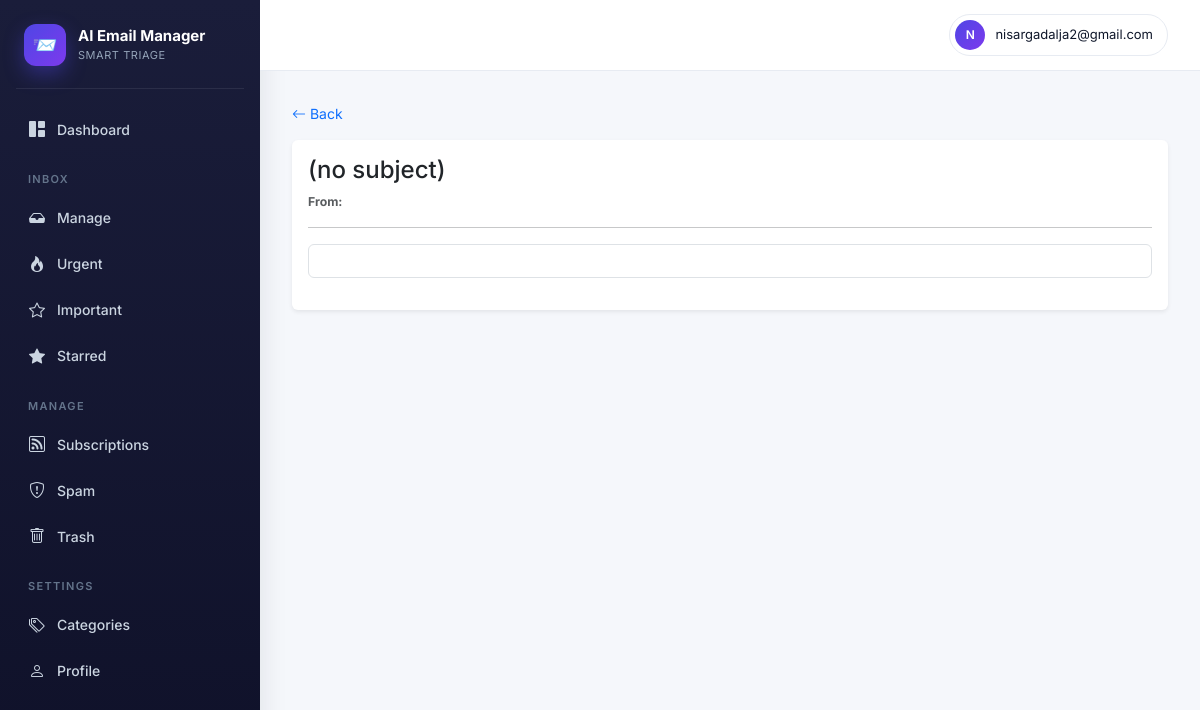
Before: /accounts/email/19e87fc2215374b2/ (signed in) with the older database file.
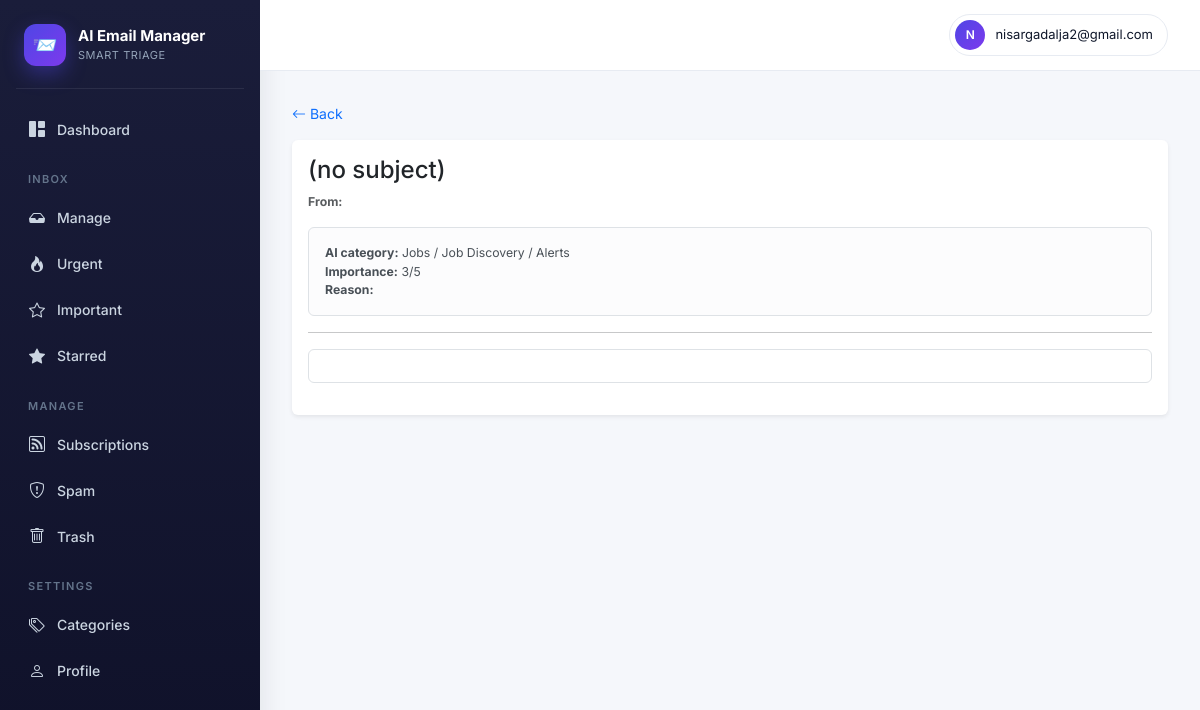
After: the same page with the newer database file.
### accounts/models.py (models this page shows, shortened)
class ClassifiedEmail(models.Model):
    user            = models.ForeignKey(User, on_delete=models.CASCADE, related_name="classified_emails")
    gmail_id        = models.CharField(max_length=64)
    thread_id       = models.CharField(max_length=64, blank=True)
    subject         = models.CharField(max_length=500, blank=True)
    sender          = models.CharField(max_length=300, blank=True)
    sender_email    = models.CharField(max_length=200, blank=True)
    snippet         = models.TextField(blank=True)
    received_at     = models.DateTimeField(null=True, blank=True)
    category        = models.ForeignKey(EmailCategory, on_delete=models.SET_NULL, null=True, blank=True)
    custom_category = models.ForeignKey(UserCustomCategory, on_delete=models.SET_NULL, null=True, blank=True)
    importance      = models.IntegerField(default=3)
    is_urgent       = models.BooleanField(default=False)
    is_event        = models.BooleanField(default=False)
    event_when      = models.CharField(max_length=120, blank=True)
    reason          = models.TextField(blank=True)
    action_taken    = models.CharField(max_length=16, default="kept")
    unsubscribe_url = models.URLField(max_length=1000, blank=True)
    classified_at   = models.DateTimeField(auto_now_add=True)
    class Meta:
        unique_together = [("user", "gmail_id")]
        indexes = [models.Index(fields=["user", "-received_at"])]

class EmailCategory(models.Model):
    slug         = models.SlugField(max_length=64, unique=True)
    name         = models.CharField(max_length=120)
    short_label  = models.CharField(max_length=32)
    group        = models.CharField(max_length=64)
    description  = models.TextField(blank=True)
    default_tier = models.CharField(max_length=16, choices=TIER_CHOICES, default="normal")

### accounts/views.py (the view)
# urls.py: path("email/<str:msg_id>/",         views.email_detail,  name="email_detail"),
@login_required
def email_detail(request, msg_id):
    try:
        email = services.get_message_full(request.user, msg_id)
    except Exception as exc:
        messages.error(request, f"Could not load email: {exc}")
        return redirect("manage_emails")
    ce = ClassifiedEmail.objects.filter(user=request.user, gmail_id=msg_id).first()
    back_to = request.GET.get("back", "manage_emails")
    if back_to not in {"manage_emails", "important", "urgent", "trash", "spam", "starred", "subscriptions"}:
        back_to = "manage_emails"
    return render(request, "email_detail.html", {"email": email, "ce": ce, "back_to": back_to})

### accounts/services.py (called while the page is built)
def _credentials_for(ga: GoogleAccount) -> Credentials:
    return Credentials(
        token=ga.access_token, refresh_token=ga.refresh_token,
        token_uri="https://oauth2.googleapis.com/token",
        client_id=settings.GOOGLE_CLIENT_ID, client_secret=settings.GOOGLE_CLIENT_SECRET,
        scopes=ga.scopes.split() if ga.scopes else settings.GOOGLE_SCOPES,
    )

def gmail_service(user):
    ga = user.google_account
    creds = _credentials_for(ga)
    svc = build("gmail", "v1", credentials=creds, cache_discovery=False)
    if creds.token and creds.token != ga.access_token:
        ga.access_token = creds.token
        if creds.expiry:
            ga.token_expiry = creds.expiry.replace(tzinfo=timezone.utc)
        ga.save(update_fields=["access_token", "token_expiry", "updated_at"])
    return svc

### templates/email_detail.html (shortened to what this page needs)
{% extends "base.html" %}{% block title %}{{ email.subject }}{% endblock %}
{% block body %}
<div class="mb-3">
  <a href="{% url back_to %}" class="text-decoration-none">
    <i class="bi bi-arrow-left"></i> Back
  </a>
</div>
<div class="card border-0 shadow-sm">
  <div class="card-body">
    <h4 class="mb-2">{{ email.subject }}</h4>
    <div class="text-muted small mb-3">
      <div><strong>From:</strong> {{ email.from }}</div>
    </div>
    {% if ce %}
      <div class="alert alert-light border small">
        <div><strong>AI category:</strong>
          {% if ce.category %}{{ ce.category.group }} / {{ ce.category.name }}{% else %}—{% endif %}
        </div>
        <div><strong>Importance:</strong> {{ ce.importance }}/5</div>
        <div><strong>Reason:</strong> {{ ce.reason }}</div>
      </div>
    {% endif %}
    <hr>
    <div class="email-body-wrap border rounded p-3" style="background:#fff">
    </div>
  </div>
</div>
{% endblock %}

Changed rows visible on the page:
added ClassifiedEmail: category.group "Jobs", category.name "Job Discovery / Alerts", importance "3"
Other visible differences:
text now shown: "AI category: / Importance: /5 Reason:"
